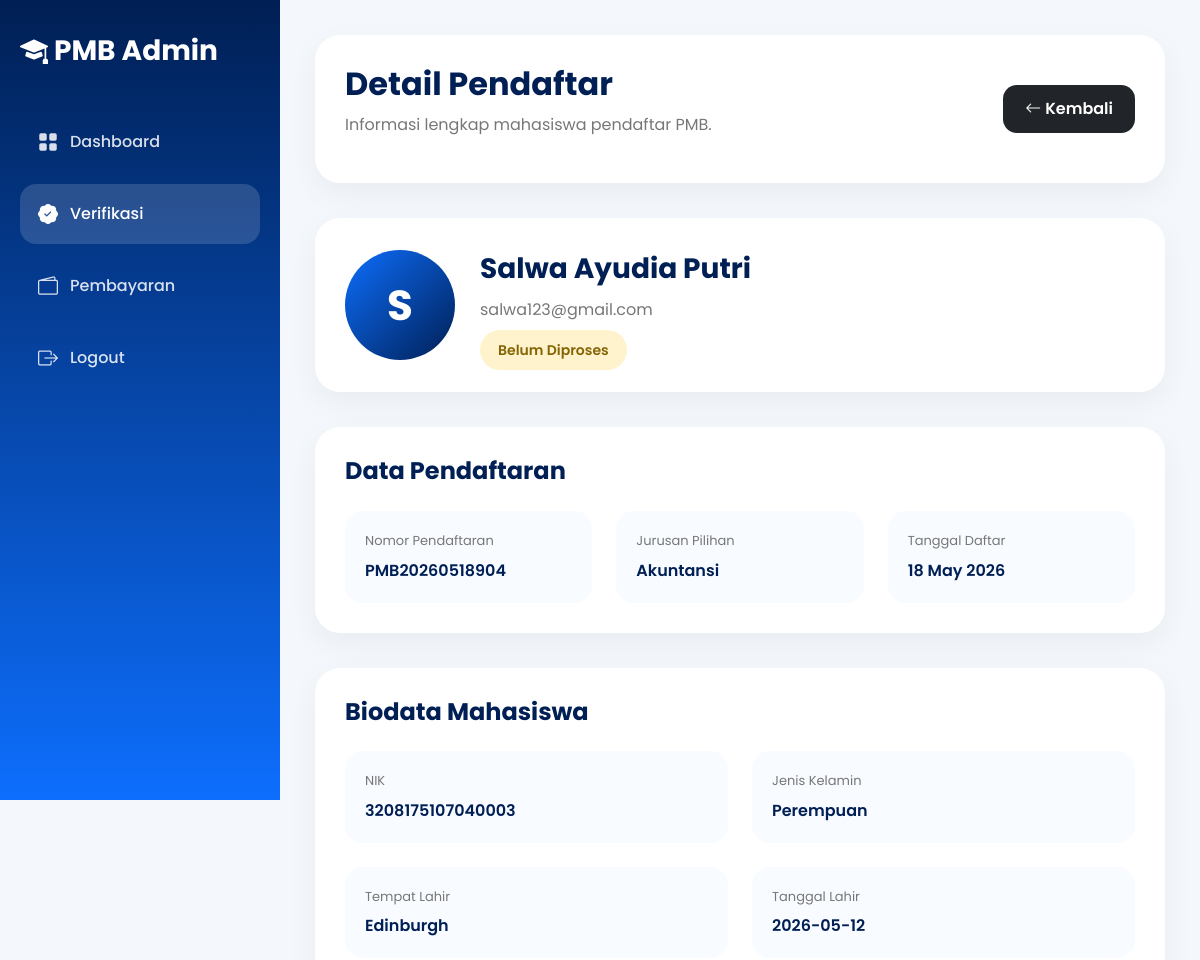
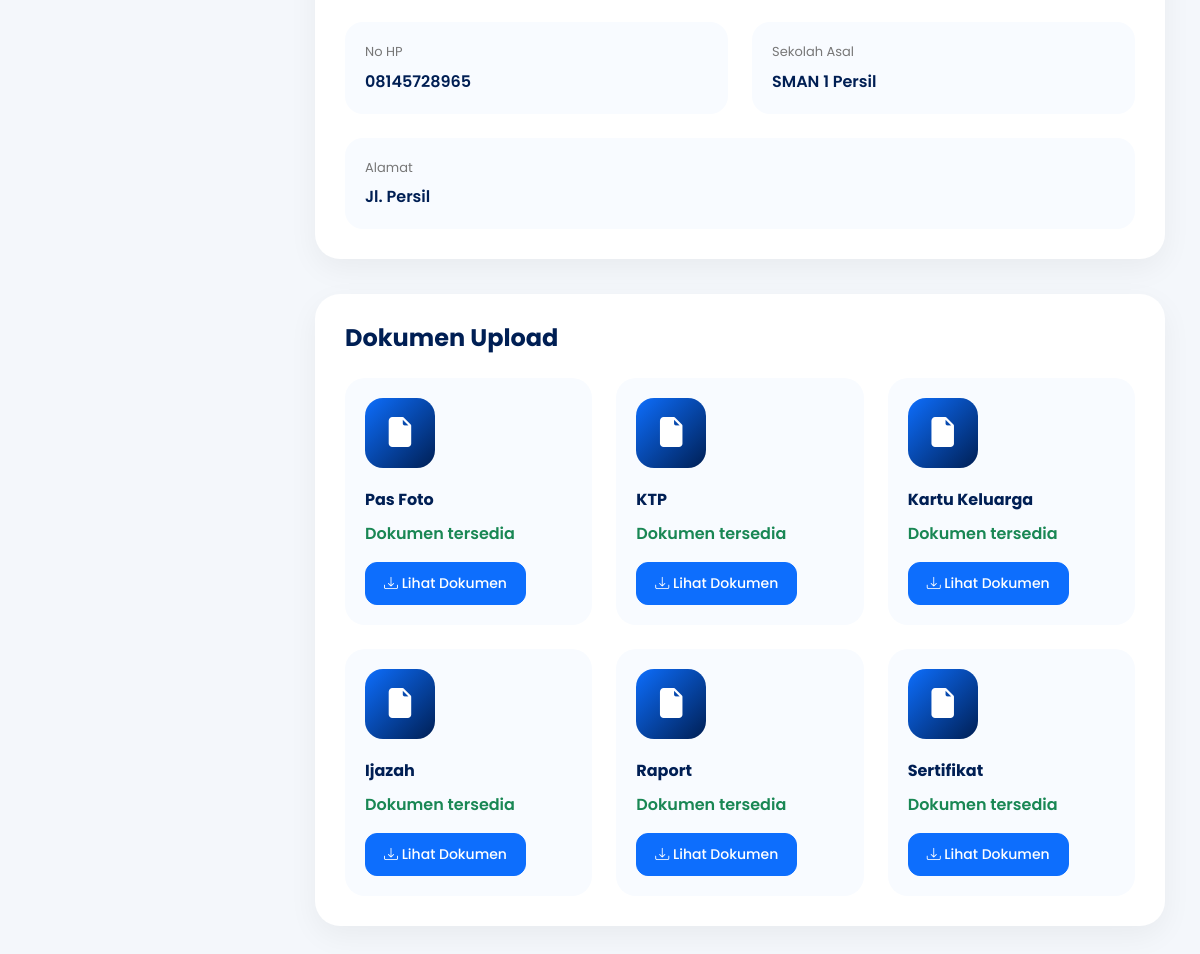
The page /admin/detail_pendaftar.php?id=9 (signed in) on the database its author committed (2 pictures, top to bottom).
### tables this page shows
CREATE TABLE `pendaftaran` (
  `id_pendaftaran` int(11) NOT NULL,
  `id_user` int(11) NOT NULL,
  `nomor_pendaftaran` varchar(30) DEFAULT NULL,
  `nik` varchar(20) DEFAULT NULL,
  `nisn` varchar(20) DEFAULT NULL,
  `tempat_lahir` varchar(100) DEFAULT NULL,
  `tanggal_lahir` date DEFAULT NULL,
  `jenis_kelamin` enum('L','P') DEFAULT NULL,
  `alamat` text DEFAULT NULL,
  `agama` varchar(30) DEFAULT NULL,
  `asal_sekolah` varchar(100) DEFAULT NULL,
  `tahun_lulus` year(4) DEFAULT NULL,
  `nama_ayah` varchar(100) DEFAULT NULL,
  `nama_ibu` varchar(100) DEFAULT NULL,
  `no_hp_ortu` varchar(20) DEFAULT NULL,
  `jurusan_pilihan` varchar(100) DEFAULT NULL,
  `status_pendaftaran` enum('draft','submitted','seleksi','lulus','tidak_lulus','daftar_ulang','selesai') DEFAULT 'draft',
  `tanggal_daftar` timestamp NOT NULL DEFAULT current_timestamp()
);

CREATE TABLE `users` (
  `id_user` int(11) NOT NULL,
  `nama_lengkap` varchar(100) NOT NULL,
  `email` varchar(100) NOT NULL,
  `no_hp` varchar(20) DEFAULT NULL,
  `password` varchar(255) NOT NULL,
  `role` enum('admin','mahasiswa') DEFAULT 'mahasiswa',
  `created_at` timestamp NOT NULL DEFAULT current_timestamp()
);

### admin/detail_pendaftar.php (the view, shortened to what this page needs)
<?php
include '../config/koneksi.php';
$id = $_GET['id'];
$query = mysqli_query($conn, "
SELECT
    users.*,
    pendaftaran.*,
    dokumen.*
FROM pendaftaran
JOIN users
ON pendaftaran.id_user = users.id_user
LEFT JOIN dokumen
ON pendaftaran.id_pendaftaran = dokumen.id_pendaftaran
WHERE pendaftaran.id_pendaftaran='$id'
");
$data = mysqli_fetch_assoc($query);
$status = $data['status_pendaftaran'];
?>
<!DOCTYPE html>
<html lang="id">
<head>
    <link href="https://cdn.jsdelivr.net/npm/bootstrap@5.3.3/dist/css/bootstrap.min.css" rel="stylesheet">
    <link rel="stylesheet" href="https://cdn.jsdelivr.net/npm/bootstrap-icons@1.11.3/font/bootstrap-icons.min.css">
</head>
<body>
    <div class="sidebar">
        <div class="brand">
            <i class="bi bi-mortarboard-fill"></i>
            PMB Admin
        </div>
        <a href="dashboard.php" class="menu-link">
            <i class="bi bi-grid-fill"></i>
            Dashboard
        </a>
        <a href="verifikasi.php" class="menu-link active">
            <i class="bi bi-patch-check-fill"></i>
            Verifikasi
        </a>
        <a href="pembayaran.php" class="menu-link">
            <i class="bi bi-wallet2"></i>
            Pembayaran
        </a>
        <a href="logout.php" class="menu-link">
            <i class="bi bi-box-arrow-right"></i>
            Logout
        </a>
    </div>
    <div class="main-content">
        <div class="topbar">
            <div class="d-flex justify-content-between align-items-center flex-wrap">
                <div>
                    <h1 class="page-title">
                        Detail Pendaftar
                    </h1>
                    <p class="page-subtitle">
                        Informasi lengkap mahasiswa pendaftar PMB.
                    </p>
                </div>
                <a href="verifikasi.php"
                    class="btn btn-dark btn-custom mt-3 mt-lg-0">
                    <i class="bi bi-arrow-left"></i>
                    Kembali
                </a>
            </div>
        </div>
        <div class="detail-card">
            <div class="profile-wrapper">
                <div class="profile-avatar">
                    <?php echo strtoupper(substr($data['nama_lengkap'], 0, 1)); ?>
                </div>
                <div>
                    <div class="profile-name">
                        <?php echo $data['nama_lengkap']; ?>
                    </div>
                    <div class="profile-email">
                        <?php echo $data['email']; ?>
                    </div>
                    <div class="mt-3">
                        <?php if ($status == 'draft') : ?>
                            <span class="badge-status badge-draft">
                                Draft
                            </span>
                        <?php elseif ($status == 'submitted') : ?>
                            <span class="badge-status badge-submitted">
                                Submitted
                            </span>
                        <?php elseif ($status == 'lulus') : ?>
                            <span class="badge-status badge-lulus">
                                Lulus
                            </span>
                        <?php elseif ($status == 'tidak_lulus') : ?>
                            <span class="badge-status badge-ditolak">
                                Ditolak
                            </span>
                        <?php elseif ($status == 'seleksi') : ?>
                            <span class="badge-status badge-submitted">
                                Seleksi
                            </span>
                        <?php else : ?>
                            <span class="badge-status badge-draft">
                                Belum Diproses
                            </span>
                        <?php endif; ?>
                    </div>
                </div>
            </div>
        </div>
        <div class="detail-card">
            <h3 class="section-title">
                Data Pendaftaran
            </h3>
            <div class="row g-4">
                <div class="col-lg-4">
                    <div class="info-box">
                        <div class="info-label">Nomor Pendaftaran</div>
                        <div class="info-value">
                            <?php echo $data['nomor_pendaftaran']; ?>
                        </div>
                    </div>
                </div>
                <div class="col-lg-4">
                    <div class="info-box">
                        <div class="info-label">Jurusan Pilihan</div>
                        <div class="info-value">
                            <?php echo $data['jurusan_pilihan']; ?>
                        </div>
                    </div>
                </div>
                <div class="col-lg-4">
                    <div class="info-box">
                        <div class="info-label">Tanggal Daftar</div>
                        <div class="info-value">
                            <?php
                            echo date(
                                'd M Y',
                                strtotime($data['tanggal_daftar'])
                            );
                            ?>
                        </div>
                    </div>
                </div>
            </div>
        </div>
        <div class="detail-card">
            <h3 class="section-title">
                Biodata Mahasiswa
            </h3>
            <div class="row g-4">
                <div class="col-lg-6">
                    <div class="info-box">
                        <div class="info-label">NIK</div>
                        <div class="info-value">
                            <?php echo $data['nik'] ?? '-'; ?>
                        </div>
                    </div>
                </div>
                <div class="col-lg-6">
                    <div class="info-box">
                        <div class="info-label">Jenis Kelamin</div>
                        <div class="info-value">
                            <?php
                            if ($data['jenis_kelamin'] == 'L') {
                                echo 'Laki-laki';
                            } elseif ($data['jenis_kelamin'] == 'P') {
                                echo 'Perempuan';
                            } else {
                                echo '-';
                            }
                            ?>
                        </div>
                    </div>
                </div>
                <div class="col-lg-6">
                    <div class="info-box">
                        <div class="info-label">Tempat Lahir</div>
                        <div class="info-value">
                            <?php echo $data['tempat_lahir'] ?? '-'; ?>
                        </div>
                    </div>
                </div>
                <div class="col-lg-6">
                    <div class="info-box">
                        <div class="info-label">Tanggal Lahir</div>
                        <div class="info-value">
                            <?php echo $data['tanggal_lahir'] ?? '-'; ?>
                        </div>
                    </div>
                </div>
                <div class="col-lg-6">
                    <div class="info-box">
                        <div class="info-label">No HP</div>
                        <div class="info-value">
                            <?php echo $data['no_hp'] ?? '-'; ?>
                        </div>
                    </div>
                </div>
                <div class="col-lg-6">
                    <div class="info-box">
                        <div class="info-label">Sekolah Asal</div>
                        <div class="info-value">
                            <?php echo $data['asal_sekolah'] ?? '-'; ?>
                        </div>
                    </div>
                </div>
                <div class="col-lg-12">
                    <div class="info-box">
                        <div class="info-label">Alamat</div>
                        <div class="info-value">
                            <?php echo $data['alamat'] ?? '-'; ?>
                        </div>
                    </div>
                </div>
            </div>
        </div>
        <div class="detail-card">
            <h3 class="section-title">
                Dokumen Upload
            </h3>
            <div class="row g-4">
                <?php
                $dokumenList = [
                    'foto' => 'Pas Foto',
                    'ktp' => 'KTP',
                    'kartu_keluarga' => 'Kartu Keluarga',
                    'ijazah' => 'Ijazah',
                    'raport' => 'Raport',
                    'sertifikat' => 'Sertifikat'
                ];
                foreach ($dokumenList as $field => $label):
                ?>
                    <div class="col-lg-4 col-md-6">
                        <div class="doc-card">
                            <div class="doc-icon">
                                <i class="bi bi-file-earmark-fill"></i>
                            </div>
                            <div class="doc-title">
                                <?php echo $label; ?>
                            </div>
                            <?php if (!empty($data[$field])) : ?>
                                <p class="text-success fw-semibold">
                                    Dokumen tersedia
                                </p>
                                <a href="../uploads/<?php echo $data[$field]; ?>"
                                    target="_blank"
                                    class="btn btn-primary btn-download">
                                    <i class="bi bi-download"></i>
                                    Lihat Dokumen
                                </a>
                            <?php else : ?>
                                <p class="text-danger fw-semibold">
                                    Belum upload
                                </p>
                            <?php endif; ?>
                        </div>
                    </div>
                <?php endforeach; ?>
            </div>
        </div>
    </div>
</body>
</html>

### admin/detail_pendaftar.php (style rules this page uses)
* { font-family: 'Poppins', sans-serif; }
body { background: #f4f7fb; overflow-x: hidden; }
.sidebar { width: 280px; height: 100vh; position: fixed; left: 0; top: 0; background: linear-gradient(180deg, #001f54, #0d6efd); padding: 30px 20px; color: white; z-index: 999; }
.brand { font-size: 28px; font-weight: 700; margin-bottom: 40px; }
.menu-link { display: flex; align-items: center; padding: 15px 18px; border-radius: 16px; color: rgba(255, 255, 255, .85); text-decoration: none; margin-bottom: 12px; transition: .3s; font-weight: 500; }
.menu-link:hover, .menu-link.active { background: rgba(255, 255, 255, .15); color: white; }
.menu-link i { margin-right: 12px; font-size: 20px; }
.main-content { margin-left: 280px; padding: 35px; }
.topbar { background: white; border-radius: 25px; padding: 30px; box-shadow: 0 10px 30px rgba(0, 0, 0, .05); margin-bottom: 35px; }
.page-title { font-size: 32px; font-weight: 700; color: #001f54; }
.page-subtitle { color: #777; margin-top: 10px; }
.detail-card { background: white; border-radius: 25px; padding: 30px; box-shadow: 0 10px 30px rgba(0, 0, 0, .05); margin-bottom: 35px; }
.section-title { font-size: 24px; font-weight: 700; color: #001f54; margin-bottom: 25px; }
.profile-wrapper { display: flex; align-items: center; gap: 25px; flex-wrap: wrap; }
.profile-avatar { width: 110px; height: 110px; border-radius: 50%; background: linear-gradient(135deg, #0d6efd, #001f54); display: flex; align-items: center; justify-content: center; color: white; font-size: 42px; font-weight: 700; }
.profile-name { font-size: 28px; font-weight: 700; color: #001f54; }
.profile-email { color: #777; margin-top: 8px; }
.info-box { background: #f8fbff; border-radius: 18px; padding: 20px; height: 100%; }
.info-label { font-size: 13px; color: #777; margin-bottom: 8px; }
.info-value { font-weight: 600; color: #001f54; word-break: break-word; }
.badge-status { padding: 10px 18px; border-radius: 50px; font-size: 14px; font-weight: 600; }
.badge-draft { background: #fff3cd; color: #856404; }
.doc-card { background: #f8fbff; border-radius: 20px; padding: 20px; transition: .3s; height: 100%; }
.doc-icon { width: 70px; height: 70px; border-radius: 18px; background: linear-gradient(135deg, #0d6efd, #001f54); display: flex; align-items: center; justify-content: center; color: white; font-size: 30px; margin-bottom: 20px; }
.doc-title { font-weight: 700; margin-bottom: 10px; color: #001f54; }
.btn-custom { border-radius: 14px; padding: 12px 22px; font-weight: 600; border: none; }
.btn-download { border-radius: 12px; padding: 10px 18px; font-size: 14px; font-weight: 500; }

### rows shown on the page
pendaftaran: id_user.nama_lengkap "S", id_user.nama_lengkap "Salwa Ayudia Putri", id_user.email "salwa123@gmail.com", nomor_pendaftaran "PMB20260518904", jurusan_pilihan "Akuntansi", tanggal_daftar "18 May 2026", nik "3208175107040003", tempat_lahir "Edinburgh", tanggal_lahir "2026-05-12", id_user.no_hp "08145728965", asal_sekolah "SMAN 1 Persil", alamat "Jl. Persil"

### other values the page prints
$label "Pas Foto"
$label "KTP"
$label "Kartu Keluarga"
$label "Ijazah"
$label "Raport"
$label "Sertifikat"
